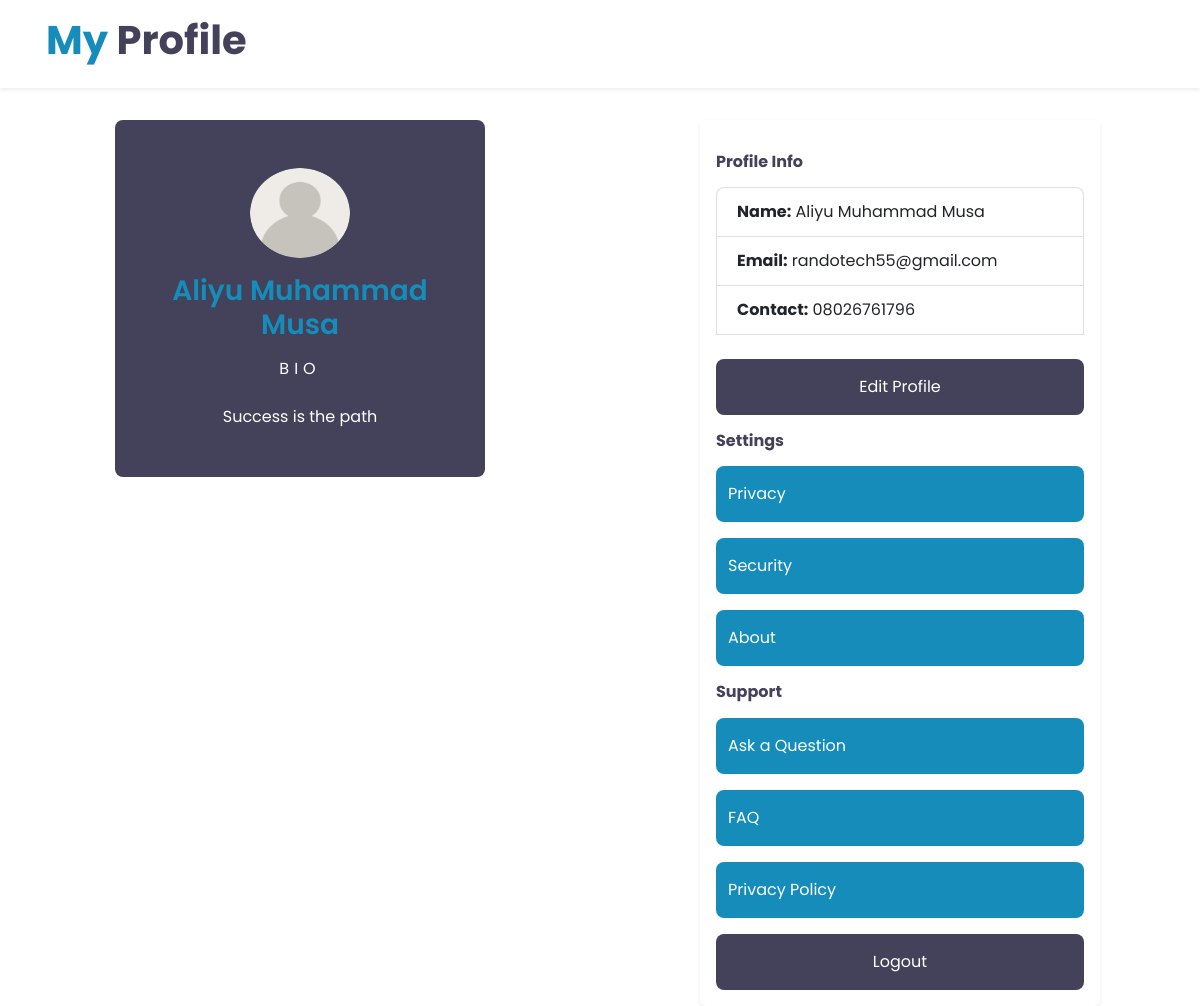
Page /accounts/user-account/ (signed in) on the committed database.
### accounts/models.py (models this page shows, shortened)
class Profile(models.Model):
    user = models.OneToOneField(CustomUser, on_delete=models.CASCADE, related_name='farmer_profile')
    email_token = models.CharField(max_length=200, default=False)
    is_verified = models.BooleanField(default=False)
    id_user = models.IntegerField()
    contact = models.CharField(max_length=11, default="080xxxxxx")
    bio = models.TextField(default="I'm New Here...............")
    profile_img = models.ImageField(upload_to='img/profile_images',  blank=True, null=False)

class CustomUser(AbstractBaseUser, PermissionsMixin):
    full_name = models.CharField(max_length=30, blank=True)
    email = models.EmailField(unique=True)
    is_active = models.BooleanField(default=True)
    is_staff = models.BooleanField(default=False)
    objects = CustomUserManager()
    USERNAME_FIELD = 'email'
    REQUIRED_FIELDS = []  # Other required fields apart from email

### accounts/views.py (the view)
# urls.py: path('user-account/', AccountView, name='account'),
@login_required
def AccountView(request):
     user = request.user
     profile = Profile.objects.get(user=user)
     context = {
          'user' : user,
          'profile': profile,
     }
     return render(request, 'accounts/account.html', context)

### accounts/templates/accounts/account.html (shortened to what this page needs)
<!DOCTYPE html>
<html lang="en">
  {% load static %}
  <head>
    <link
      href="https://cdnjs.cloudflare.com/ajax/libs/font-awesome/5.10.0/css/all.min.css"
      rel="stylesheet"
    />
    <link
      href="{% static 'lib/owlcarousel/assets/owl.carousel.min.css' %}"
      rel="stylesheet"
    />
    <link
      href="https://cdn.jsdelivr.net/npm/bootstrap@5.3.7/dist/css/bootstrap.min.css"
      rel="stylesheet"
    />
    <link href="{% static 'css/style.css' %}" rel="stylesheet" />
  </head>
  <body>
    <nav class="bg-white shadow-sm fixed-top">
      <div class="container p-3">
        <h1><span class="text-primary">My</span> Profile</h1>
      </div>
    </nav>
    <br><br><br>
    <div class="row d-lg-flex mx-auto">
      <div class="col-lg-4 mt-5 mx-auto">
        <div class="d-flex flex-column text-center bg-dark rounded mb-5 py-5 px-4">
                      {% if profile.profile_img %}
                      <img src="{{profile.profile_img.url}}" class="img-fluid rounded-circle mx-auto mb-3" style="width: 100px; height: 90px;">
                      {% else %}
                      <img src="{% static 'img/profile.png' %}" class="img-fluid rounded-circle mx-auto mb-3" style="width: 100px; height: 90px;">
                      {% endif %}
                      <h3 class="text-primary mb-3">{{user.full_name}}</h3>
                      <p class="text-uppercase mb-4 text-white" style="letter-spacing: 5px;">BIO</p>
                      <p class="text-white m-0">{{profile.bio}}</p>
                    </div>
                  </div>
                  <div
      class="container-sm mt-5 p-3 bg-body col-lg-4 px-3 shadow-sm rounded-2"
    >
      <h6 class="text-dark my-3 fw-bolder">Profile Info</h6>
      <ul class="list-group">
        <li class="list-group-item"><b>Name:</b> {{user.full_name}}</li>
        <li class="list-group-item"><b>Email:</b> {{user.email}}</li>
        <li class="list-group-item"><b>Contact:</b> {{profile.contact}}</li>
        <br>
        <a
        href="{% url 'edit-profile' %}"
        class="btn btn-dark btn-block border-0 py-3"
        >
        Edit Profile
      </a>
    </ul>
    <h6 class="text-dark my-3 fw-bolder">Settings</h6>
    <div class="d-grid gap-2">
      <a href="{% url 'core:privacy' %}" class="btn btn-primary btn-block border-0 py-3 text-start border">
          Privacy
        </a>
        <a href="{% url 'core:security' %}" class="btn btn-primary btn-block border-0 py-3 text-start border">
          Security
        </a>
        <a href="{% url 'core:about' %}" class="btn btn-primary btn-block border-0 py-3 text-start border">
          About
        </a>
      </div>
      <h6 class="text-dark my-3 fw-bolder">Support</h6>
      <div class="d-grid gap-2">
        <a href="{% url 'core:ask' %}" class="btn btn-primary btn-block border-0 py-3 text-start border my-custom-btn">
          Ask a Question
        </a>
        <a href="{% url 'core:faq' %}" class="btn btn-primary btn-block border-0 py-3 text-start border my-custom-btn">
          FAQ
        </a>
        <a href="" class="btn btn-primary btn-block border-0 py-3 text-start border my-custom-btn">
          Privacy Policy
        </a>
        <a
        href="{% url 'logout' %}"
          class="btn btn-dark btn-block border-0 py-3"
        >
          Logout
        </a>
      </div>
    </div>
  </div>
  </body>
</html>

### rows in the picture
Profile: profile_img (placeholder picture), bio "Success is the path", contact "08026761796"
CustomUser: full_name "Aliyu Muhammad Musa", email "randotech55@gmail.com"
